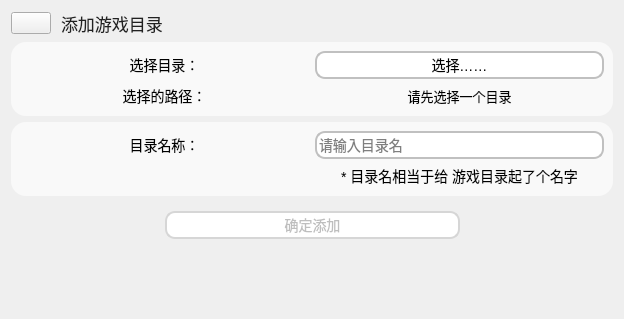
                    <widget class="QWidget" name="page_25">
                     <property name="styleSheet">
                      <string notr="true">#label_43{border-style:none;color:rgb(33, 33, 33);background-color: rgba(255, 255, 255, 0);}</string>
                     </property>
                     <layout class="QGridLayout" name="gridLayout_22">
                      <item row="2" column="0" colspan="4">
                       <widget class="QWidget" name="widget_22" native="true">
                        <property name="styleSheet">
                         <string notr="true">QWidget{border-radius: 15px;background-color: rgb(249, 249, 249);}
QLineEdit{border-radius: 10px;border:2px solid rgb(192, 192, 192);background-color: rgb(255, 255, 255);}
QLineEdit::focus{border:2px solid rgb(0, 250, 146);}</string>
                        </property>
                        <layout class="QGridLayout" name="gridLayout_58">
                         <item row="0" column="0">
                          <widget class="QLabel" name="label_44">
                           <property name="styleSheet">
                            <string notr="true">font-size: 14px;</string>
                           </property>
                           <property name="text">
                            <string>目录名称：</string>
                           </property>
                           <property name="alignment">
                            <set>Qt::AlignCenter</set>
                           </property>
                          </widget>
                         </item>
                         <item row="0" column="1">
                          <widget class="QLineEdit" name="lineEdit_4">
                           <property name="minimumSize">
                            <size>
                             <width>0</width>
                             <height>28</height>
                            </size>
                           </property>
                           <property name="styleSheet">
                            <string notr="true">font-size: 14px;</string>
                           </property>
                           <property name="inputMask">
                            <string/>
                           </property>
                           <property name="text">
                            <string/>
                           </property>
                           <property name="dragEnabled">
                            <bool>false</bool>
                           </property>
                           <property name="readOnly">
                            <bool>false</bool>
                           </property>
                           <property name="placeholderText">
                            <string>请输入目录名</string>
                           </property>
                          </widget>
                         </item>
                         <item row="1" column="0">
                          <spacer name="horizontalSpacer_38">
                           <property name="orientation">
                            <enum>Qt::Horizontal</enum>
                           </property>
                           <property name="sizeHint" stdset="0">
                            <size>
                             <width>40</width>
                             <height>20</height>
                            </size>
                           </property>
                          </spacer>
                         </item>
                         <item row="1" column="1">
                          <widget class="QLabel" name="label_47">
                           <property name="styleSheet">
                            <string notr="true">font-size: 14px;</string>
                           </property>
                           <property name="text">
                            <string>* 目录名相当于给 游戏目录起了个名字</string>
                           </property>
                           <property name="alignment">
                            <set>Qt::AlignCenter</set>
                           </property>
                          </widget>
                         </item>
                        </layout>
                       </widget>
                      </item>
                      <item row="5" column="0" colspan="4">
                       <spacer name="verticalSpacer_14">
                        <property name="orientation">
                         <enum>Qt::Vertical</enum>
                        </property>
                        <property name="sizeHint" stdset="0">
                         <size>
                          <width>20</width>
                          <height>40</height>
                         </size>
                        </property>
                       </spacer>
                      </item>
                      <item row="0" column="1">
                       <widget class="QLabel" name="label_43">
                        <property name="styleSheet">
                         <string notr="true">font-size: 17px;</string>
                        </property>
                        <property name="lineWidth">
                         <number>1</number>
                        </property>
                        <property name="text">
                         <string>添加游戏目录</string>
                        </property>
                        <property name="indent">
                         <number>4</number>
                        </property>
                        <property name="openExternalLinks">
                         <bool>false</bool>
                        </property>
                       </widget>
                      </item>
                      <item row="1" column="0" colspan="4">
                       <widget class="QWidget" name="widget_21" native="true">
                        <property name="styleSheet">
                         <string notr="true">QWidget{border-radius: 15px;background-color: rgb(249, 249, 249);}
QPushButton{border-radius: 10px;border:2px solid rgb(192, 192, 192);background-color: rgb(255, 255, 255);}
QPushButton::hover{background-color: rgb(118, 214, 255);border:2px solid rgb(128, 217, 255);color: rgb(255, 255, 255);}</string>
                        </property>
                        <layout class="QGridLayout" name="gridLayout_57">
                         <item row="0" column="0" rowspan="2">
                          <widget class="QLabel" name="label_45">
                           <property name="styleSheet">
                            <string notr="true">font-size: 14px;</string>
                           </property>
                           <property name="text">
                            <string>选择目录：</string>
                           </property>
                           <property name="alignment">
                            <set>Qt::AlignCenter</set>
                           </property>
                           <property name="wordWrap">
                            <bool>false</bool>
                           </property>
                           <property name="openExternalLinks">
                            <bool>false</bool>
                           </property>
                          </widget>
                         </item>
                         <item row="2" column="0">
                          <widget class="QLabel" name="label_48">
                           <property name="styleSheet">
                            <string notr="true">font-size: 14px;</string>
                           </property>
                           <property name="text">
                            <string>选择的路径：</string>
                           </property>
                           <property name="alignment">
                            <set>Qt::AlignCenter</set>
                           </property>
                          </widget>
                         </item>
                         <item row="0" column="2" rowspan="2">
                          <widget class="QPushButton" name="pushButton_42">
                           <property name="minimumSize">
                            <size>
                             <width>0</width>
                             <height>28</height>
                            </size>
                           </property>
                           <property name="styleSheet">
                            <string notr="true">font-size: 14px;</string>
                           </property>
                           <property name="text">
                            <string>选择……</string>
                           </property>
                           <property name="icon">
                            <iconset>
                             <normaloff>../../picture/folder.png</normaloff>../../picture/folder.png</iconset>
                           </property>
                          </widget>
                         </item>
                         <item row="2" column="2">
                          <widget class="QLabel" name="label_46">
                           <property name="styleSheet">
                            <string notr="true">font-size: 13px;</string>
                           </property>
                           <property name="text">
                            <string>请先选择一个目录</string>
                           </property>
                           <property name="alignment">
                            <set>Qt::AlignCenter</set>
                           </property>
                          </widget>
                         </item>
                        </layout>
                       </widget>
                      </item>
                      <item row="0" column="0">
                       <widget class="QPushButton" name="pushButton_41">
                        <property name="styleSheet">
                         <string notr="true"/>
                        </property>
                        <property name="text">
                         <string/>
                        </property>
                        <property name="icon">
                         <iconset>
                          <normaloff>../../picture/back.png</normaloff>../../picture/back.png</iconset>
                        </property>
                        <property name="iconSize">
                         <size>
                          <width>27</width>
                          <height>30</height>
                         </size>
                        </property>
                        <property name="autoDefault">
                         <bool>false</bool>
                        </property>
                        <property name="default">
                         <bool>false</bool>
                        </property>
                        <property name="flat">
                         <bool>false</bool>
                        </property>
                       </widget>
                      </item>
                      <item row="3" column="0" colspan="4">
                       <widget class="QWidget" name="widget_3" native="true">
                        <property name="enabled">
                         <bool>true</bool>
                        </property>
                        <property name="minimumSize">
                         <size>
                          <width>602</width>
                          <height>44</height>
                         </size>
                        </property>
                        <property name="styleSheet">
                         <string notr="true">QWiget{background-color: rgba(255, 255, 255, 0);}
QPushButton
{
	border-radius: 10px;border:2px solid rgb(115, 250, 121);background-color: rgb(255, 255, 255);
}
QPushButton::hover
{
	color: rgb(115, 250, 121);
}
QPushButton::pressed
{
	background-color: rgb(115, 250, 121);color: rgb(255, 255, 255);
}
QPushButton:disabled{
	/*禁用*/
	border-radius: 10px;border:2px solid rgb(214, 214, 214);background-color: rgb(255, 255, 255);
}</string>
                        </property>
                        <layout class="QGridLayout" name="gridLayout_27">
                         <item row="1" column="3">
                          <spacer name="horizontalSpacer_17">
                           <property name="orientation">
                            <enum>Qt::Horizontal</enum>
                           </property>
                           <property name="sizeHint" stdset="0">
                            <size>
                             <width>40</width>
                             <height>20</height>
                            </size>
                           </property>
                          </spacer>
                         </item>
                         <item row="1" column="1">
                          <spacer name="horizontalSpacer_21">
                           <property name="orientation">
                            <enum>Qt::Horizontal</enum>
                           </property>
                           <property name="sizeHint" stdset="0">
                            <size>
                             <width>40</width>
                             <height>20</height>
                            </size>
                           </property>
                          </spacer>
                         </item>
                         <item row="1" column="2">
                          <spacer name="horizontalSpacer_22">
                           <property name="orientation">
                            <enum>Qt::Horizontal</enum>
                           </property>
                           <property name="sizeHint" stdset="0">
                            <size>
                             <width>40</width>
                             <height>20</height>
                            </size>
                           </property>
                          </spacer>
                         </item>
                         <item row="0" column="1" colspan="2">
                          <widget class="QPushButton" name="pushButton_18">
                           <property name="enabled">
                            <bool>false</bool>
                           </property>
                           <property name="minimumSize">
                            <size>
                             <width>0</width>
                             <height>28</height>
                            </size>
                           </property>
                           <property name="styleSheet">
                            <string notr="true">font-size: 14px;</string>
                           </property>
                           <property name="text">
                            <string>确定添加</string>
                           </property>
                           <property name="iconSize">
                            <size>
                             <width>16</width>
                             <height>16</height>
                            </size>
                           </property>
                           <property name="checked">
                            <bool>false</bool>
                           </property>
                           <property name="autoRepeat">
                            <bool>false</bool>
                           </property>
                           <property name="autoExclusive">
                            <bool>false</bool>
                           </property>
                           <property name="autoDefault">
                            <bool>false</bool>
                           </property>
                           <property name="default">
                            <bool>false</bool>
                           </property>
                          </widget>
                         </item>
                         <item row="1" column="0">
                          <spacer name="horizontalSpacer_18">
                           <property name="orientation">
                            <enum>Qt::Horizontal</enum>
                           </property>
                           <property name="sizeHint" stdset="0">
                            <size>
                             <width>40</width>
                             <height>20</height>
                            </size>
                           </property>
                          </spacer>
                         </item>
                        </layout>
                       </widget>
                      </item>
                      <item row="0" column="3">
                       <spacer name="horizontalSpacer_37">
                        <property name="orientation">
                         <enum>Qt::Horizontal</enum>
                        </property>
                        <property name="sizeHint" stdset="0">
                         <size>
                          <width>40</width>
                          <height>20</height>
                         </size>
                        </property>
                       </spacer>
                      </item>
                     </layout>
                    </widget>
